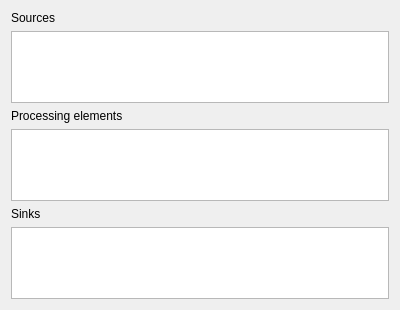
<?xml version="1.0" encoding="UTF-8"?>
<ui version="4.0">
 <class>TypesWindow</class>
 <widget class="QWidget" name="TypesWindow">
  <property name="geometry">
   <rect>
    <x>0</x>
    <y>0</y>
    <width>400</width>
    <height>310</height>
   </rect>
  </property>
  <property name="windowTitle">
   <string>Types</string>
  </property>
  <layout class="QVBoxLayout" name="verticalLayout">
   <item>
    <widget class="QLabel" name="label">
     <property name="text">
      <string>Sources</string>
     </property>
    </widget>
   </item>
   <item>
    <widget class="QListWidget" name="sourcesList">
     <property name="movement">
      <enum>QListView::Static</enum>
     </property>
     <property name="viewMode">
      <enum>QListView::IconMode</enum>
     </property>
    </widget>
   </item>
   <item>
    <widget class="QLabel" name="label_2">
     <property name="text">
      <string>Processing elements</string>
     </property>
    </widget>
   </item>
   <item>
    <widget class="QListWidget" name="processorsList">
     <property name="movement">
      <enum>QListView::Static</enum>
     </property>
     <property name="viewMode">
      <enum>QListView::IconMode</enum>
     </property>
    </widget>
   </item>
   <item>
    <widget class="QLabel" name="label_3">
     <property name="text">
      <string>Sinks</string>
     </property>
    </widget>
   </item>
   <item>
    <widget class="QListWidget" name="sinksList">
     <property name="movement">
      <enum>QListView::Static</enum>
     </property>
     <property name="viewMode">
      <enum>QListView::IconMode</enum>
     </property>
    </widget>
   </item>
  </layout>
 </widget>
 <resources>
  <include location="newVdfIcons.qrc"/>
 </resources>
 <connections/>
</ui>
